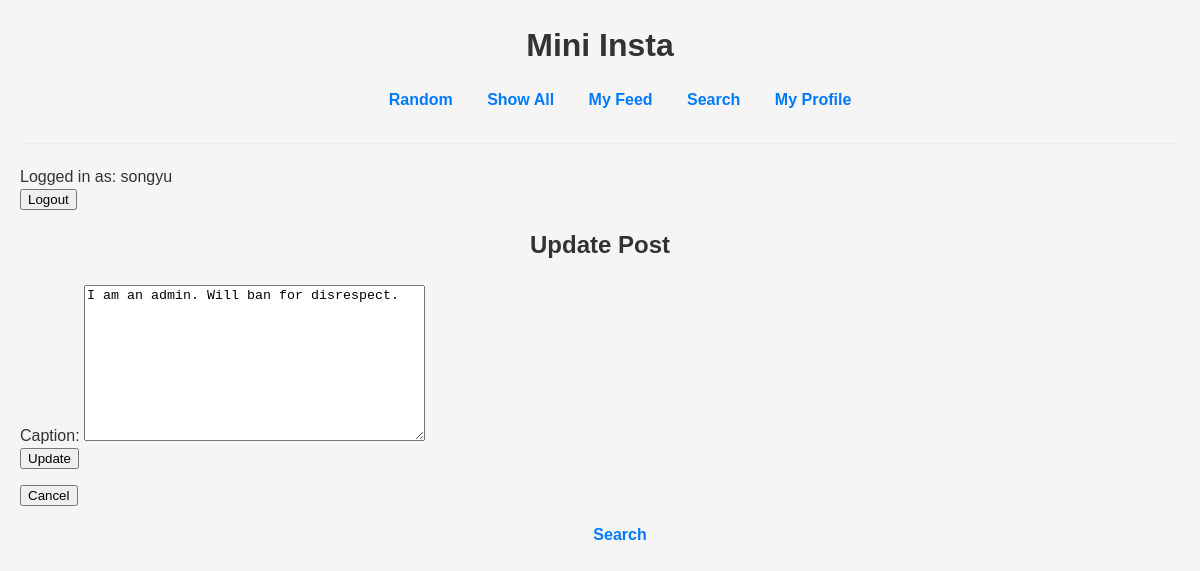
Page /mini_insta/post/14/update/ (signed in) on the earlier database version.
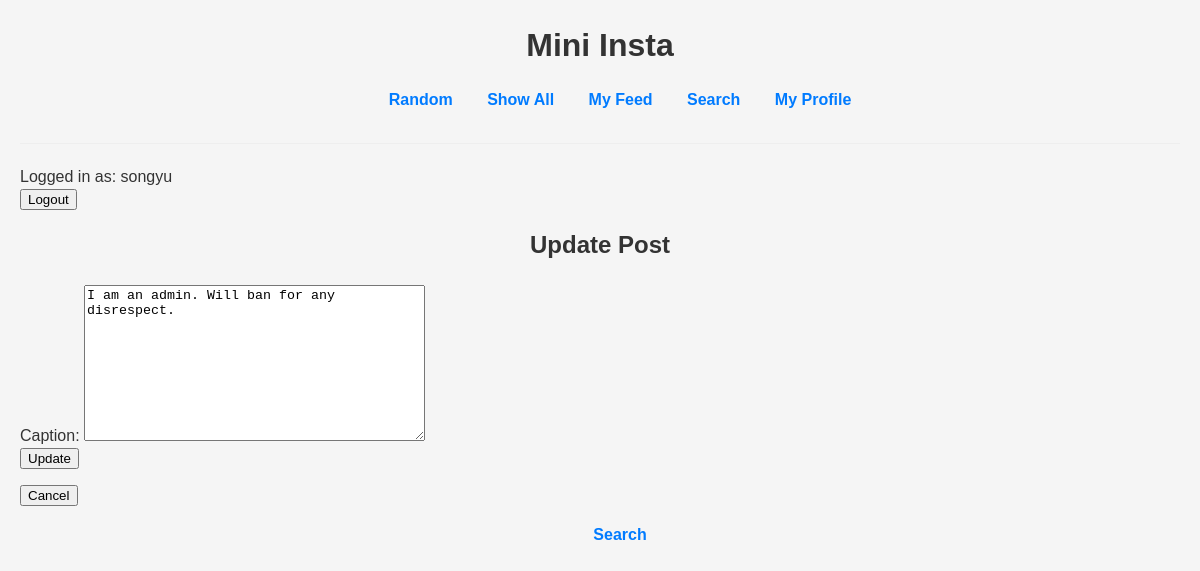
Same page on the later database version.
### mini_insta/models.py (models this page shows, shortened)
class Post(models.Model):
    profile = models.ForeignKey(Profile, on_delete=models.CASCADE)
    timestamp = models.DateTimeField(auto_now=True)
    caption = models.TextField(max_length= 1000, blank=True)
    class Meta:
        ordering = ['-timestamp']

### mini_insta/views.py (the view, shortened to what this page needs)
# urls.py: path('post/<int:pk>/update/', UpdatePostView.as_view(), name='update_post'),
class UpdatePostView(MiniInstaLoginRequiredMixin, UpdateView):
    model = Post
    form_class = UpdatePostForm
    template_name = "mini_insta/update_post_form.html"
    def get_context_data(self, **kwargs):
        context = super().get_context_data(**kwargs)
        context['post'] = self.object
        return context

### mini_insta/forms.py
class UpdatePostForm(forms.ModelForm):
    class Meta:
        model = Post
        fields = ['caption']

### mini_insta/templates/mini_insta/update_post_form.html (shortened to what this page needs)
{% extends 'mini_insta/base.html' %}
{% block content %}
  <h2>Update Post</h2>
  <form method="POST">
    {{ form.as_p }}
    <input type="submit" value="Update">
  </form>
  <form method="GET" action="{% url 'show_post' pk=post.pk %}">
    <button type="submit">Cancel</button>
  </form>
{% endblock %}

### mini_insta/templates/mini_insta/base.html (shortened to what this page needs)
{% load static %}
<html>
    <head>
        <link rel="stylesheet" href="{% static 'mini_insta_styles.css' %}">
    </head>
    <body>
        <head>
            <h1> Mini Insta</h1>
            <nav>
                <ul>
                    <li><a href = "{% url 'random' %}"> Random </a></li>
                    <li><a href = "{% url 'show_all_profiles' %}"> Show All </a></li>
                    {% if request.user.is_authenticated %}
                        <li><a href="{% url 'show_feed' %}"> My Feed </li></a>
                        <li><a href="{% url 'search' %}">Search</a></li>
                        <li><a href="{% url 'my_profile' %}">My Profile</a></li>
                    {% endif %}
                </ul>
                <hr>
                {% if request.user.is_authenticated %}
                    Logged in as: {{request.user}}
                    <form method="post" action="{% url 'logout' %}" >
                        <button type="submit" class="btn btn-link" >
                            Logout
                        </button>
                    </form>
                {% else %}
                    <ul>
                        Not logged in
                        <li><a href = "{% url 'login' %}"> Login </a></li>
                    </ul>
                {% endif %}
            </nav>
        </head>
        {% block content %}
        {% endblock %}
    </body>
    <nav>
        <ul>
             {% if request.user.is_authenticated  %}
                <li><a href="{% url 'search' %}">Search</a></li>
            {% endif %}
        </ul>
    </nav>
</html>

### static/mini_insta_styles.css (style rules this page uses)
body, h1, h2, p, div { margin: 0; padding: 0; box-sizing: border-box; font-family: Arial, sans-serif; }
body { background-color: #f5f5f5; color: #333; line-height: 1.6; padding: 20px; }
nav ul { list-style-type: none; text-align: center; margin-bottom: 30px; }
nav ul li { display: inline-block; margin: 0 15px; }
nav ul li a { text-decoration: none; color: #007bff; font-weight: bold; }
hr { border: 0; border-top: 1px solid #eee; margin: 15px 0; }
h1 { text-align: center; }
h2 { text-align: center; margin-bottom: 20px; }
hr { border: 0; border-top: 1px solid #eee; margin: 20px 0; width: 100%; }
a { color: #007bff; text-decoration: none; }

Differences in the rows shown:
changed Post: caption "I am an admin. Will ban for disrespect." → "I am an admin. Will ban for any disrespect."
